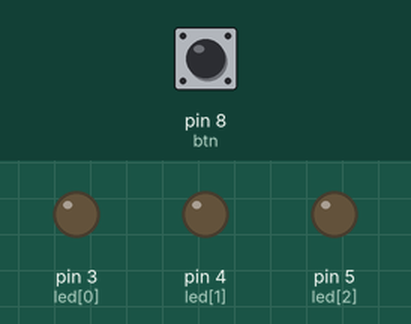
Recording of a sketch running on a simulated Arduino Uno, built with avr-gcc and run on an emulated ATmega328P. On the bench: output pins drawn as LEDs (lit = HIGH). Dashed ring = blinking. Inputs (shaded band) come from the test bench; at power-on: pin 8 (btn) LOW.

Above: at 1.2 s.
1.3 s: pin 8 (btn) pulled HIGH for 1 s
At 3.0 s:
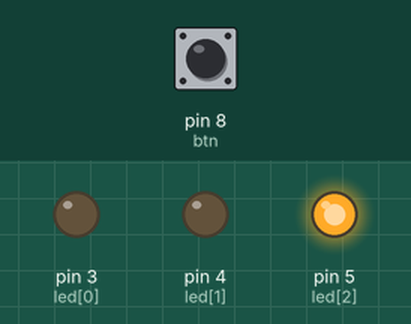
4.3 s: pin 8 (btn) pulled HIGH for 0.15 s
At 5.7 s:
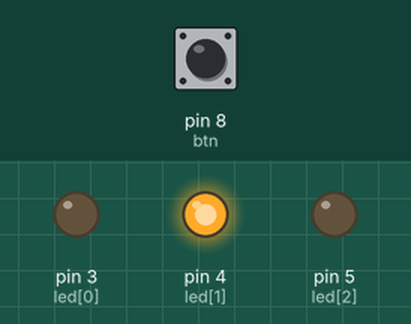
6.0 s: pin 8 (btn) pulled HIGH for 3.2 s
At 6.1 s:
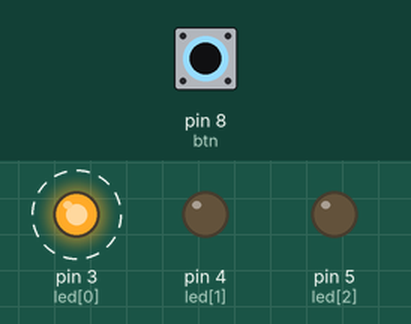
Timing chart, 0 to 10.7 s (numbered marks = the images above; inputs shaded):
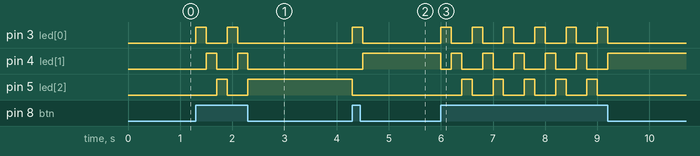

Measured:
- after the input at 1.3 s, pin 3 (led[0]): alternates HIGH for 0.20 s and LOW for 0.40 s, 4 changes in all, then stays LOW, starting at once; pin 4 (led[1]): alternates HIGH for 0.20 s and LOW for 0.40 s, 4 changes in all, then stays LOW, starting after 0.20 s; pin 5 (led[2]): LOW → HIGH after 0.40 s, → LOW 0.20 s later, → HIGH 0.40 s later
- after the input at 4.3 s, pin 3 (led[0]): LOW → HIGH at once, → LOW 0.20 s later; pin 4 (led[1]): LOW → HIGH after 0.20 s; pin 5 (led[2]): HIGH → LOW at once
- after the input at 6.0 s, pin 3 (led[0]): alternates HIGH for 0.20 s and LOW for 0.40 s, 12 changes in all, then stays LOW, starting at once; pin 4 (led[1]): HIGH → LOW at once, then repeats every 0.60 s: HIGH 0.20 s, LOW 0.40 s, until it stays HIGH from 9.2 s

The sketch:

stopLed.ino
```cpp
const int led[3]={3,4,5};
const int btn = 8;

void setup(){
  for(int x = 0; x<3; x++){
pinMode(led[x],OUTPUT);
  }
  pinMode(btn,INPUT);
}
void loop(){
  int btnInput = digitalRead(btn);
  if(btnInput==HIGH){
    for(int x = 0 ; x<3; x++){
      for(int x = 0 ; x<3; x++)
      digitalWrite(led[x],LOW);
    digitalWrite(led[x],HIGH);
    btnInput=digitalRead(btn);
    if(btnInput==LOW)
    break;

    delay(200);
    }
  }
}
```
